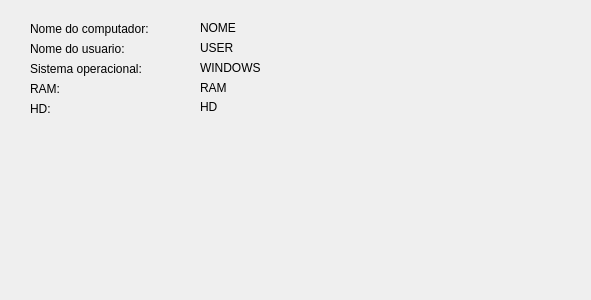
<?xml version="1.0" encoding="UTF-8"?>
<ui version="4.0">
 <class>Info</class>
 <widget class="QWidget" name="Info">
  <property name="geometry">
   <rect>
    <x>0</x>
    <y>0</y>
    <width>591</width>
    <height>300</height>
   </rect>
  </property>
  <property name="windowTitle">
   <string>Form</string>
  </property>
  <widget class="QLabel" name="txt_nome">
   <property name="geometry">
    <rect>
     <x>30</x>
     <y>20</y>
     <width>161</width>
     <height>17</height>
    </rect>
   </property>
   <property name="sizePolicy">
    <sizepolicy hsizetype="Preferred" vsizetype="Preferred">
     <horstretch>0</horstretch>
     <verstretch>0</verstretch>
    </sizepolicy>
   </property>
   <property name="text">
    <string>Nome do computador:</string>
   </property>
  </widget>
  <widget class="QLabel" name="valor_nome">
   <property name="geometry">
    <rect>
     <x>200</x>
     <y>20</y>
     <width>371</width>
     <height>17</height>
    </rect>
   </property>
   <property name="text">
    <string>NOME</string>
   </property>
   <property name="wordWrap">
    <bool>false</bool>
   </property>
   <property name="textInteractionFlags">
    <set>Qt::TextSelectableByKeyboard|Qt::TextSelectableByMouse</set>
   </property>
  </widget>
  <widget class="QLabel" name="txt_usuario">
   <property name="geometry">
    <rect>
     <x>30</x>
     <y>40</y>
     <width>161</width>
     <height>17</height>
    </rect>
   </property>
   <property name="sizePolicy">
    <sizepolicy hsizetype="Preferred" vsizetype="Preferred">
     <horstretch>0</horstretch>
     <verstretch>0</verstretch>
    </sizepolicy>
   </property>
   <property name="text">
    <string>Nome do usuario:</string>
   </property>
  </widget>
  <widget class="QLabel" name="valor_usuario">
   <property name="geometry">
    <rect>
     <x>200</x>
     <y>40</y>
     <width>371</width>
     <height>17</height>
    </rect>
   </property>
   <property name="text">
    <string>USER</string>
   </property>
   <property name="textInteractionFlags">
    <set>Qt::LinksAccessibleByMouse|Qt::TextSelectableByKeyboard|Qt::TextSelectableByMouse</set>
   </property>
  </widget>
  <widget class="QLabel" name="txt_sistema">
   <property name="geometry">
    <rect>
     <x>30</x>
     <y>60</y>
     <width>161</width>
     <height>17</height>
    </rect>
   </property>
   <property name="sizePolicy">
    <sizepolicy hsizetype="Preferred" vsizetype="Preferred">
     <horstretch>0</horstretch>
     <verstretch>0</verstretch>
    </sizepolicy>
   </property>
   <property name="text">
    <string>Sistema operacional:</string>
   </property>
  </widget>
  <widget class="QLabel" name="valor_sistema">
   <property name="geometry">
    <rect>
     <x>200</x>
     <y>60</y>
     <width>371</width>
     <height>17</height>
    </rect>
   </property>
   <property name="text">
    <string>WINDOWS</string>
   </property>
   <property name="textInteractionFlags">
    <set>Qt::LinksAccessibleByMouse|Qt::TextSelectableByKeyboard|Qt::TextSelectableByMouse</set>
   </property>
  </widget>
  <widget class="QLabel" name="txt_ram">
   <property name="geometry">
    <rect>
     <x>30</x>
     <y>80</y>
     <width>161</width>
     <height>17</height>
    </rect>
   </property>
   <property name="sizePolicy">
    <sizepolicy hsizetype="Preferred" vsizetype="Preferred">
     <horstretch>0</horstretch>
     <verstretch>0</verstretch>
    </sizepolicy>
   </property>
   <property name="text">
    <string>RAM:</string>
   </property>
  </widget>
  <widget class="QLabel" name="txt_hd">
   <property name="geometry">
    <rect>
     <x>30</x>
     <y>100</y>
     <width>161</width>
     <height>17</height>
    </rect>
   </property>
   <property name="sizePolicy">
    <sizepolicy hsizetype="Preferred" vsizetype="Preferred">
     <horstretch>0</horstretch>
     <verstretch>0</verstretch>
    </sizepolicy>
   </property>
   <property name="text">
    <string>HD:</string>
   </property>
  </widget>
  <widget class="QLabel" name="valor_ram">
   <property name="geometry">
    <rect>
     <x>200</x>
     <y>80</y>
     <width>371</width>
     <height>17</height>
    </rect>
   </property>
   <property name="text">
    <string>RAM</string>
   </property>
   <property name="textInteractionFlags">
    <set>Qt::LinksAccessibleByMouse|Qt::TextSelectableByKeyboard|Qt::TextSelectableByMouse</set>
   </property>
  </widget>
  <widget class="QLabel" name="valor_hd">
   <property name="geometry">
    <rect>
     <x>200</x>
     <y>100</y>
     <width>371</width>
     <height>51</height>
    </rect>
   </property>
   <property name="text">
    <string>HD</string>
   </property>
   <property name="alignment">
    <set>Qt::AlignLeading|Qt::AlignLeft|Qt::AlignTop</set>
   </property>
   <property name="textInteractionFlags">
    <set>Qt::LinksAccessibleByMouse|Qt::TextSelectableByKeyboard|Qt::TextSelectableByMouse</set>
   </property>
  </widget>
 </widget>
 <resources/>
 <connections/>
</ui>
